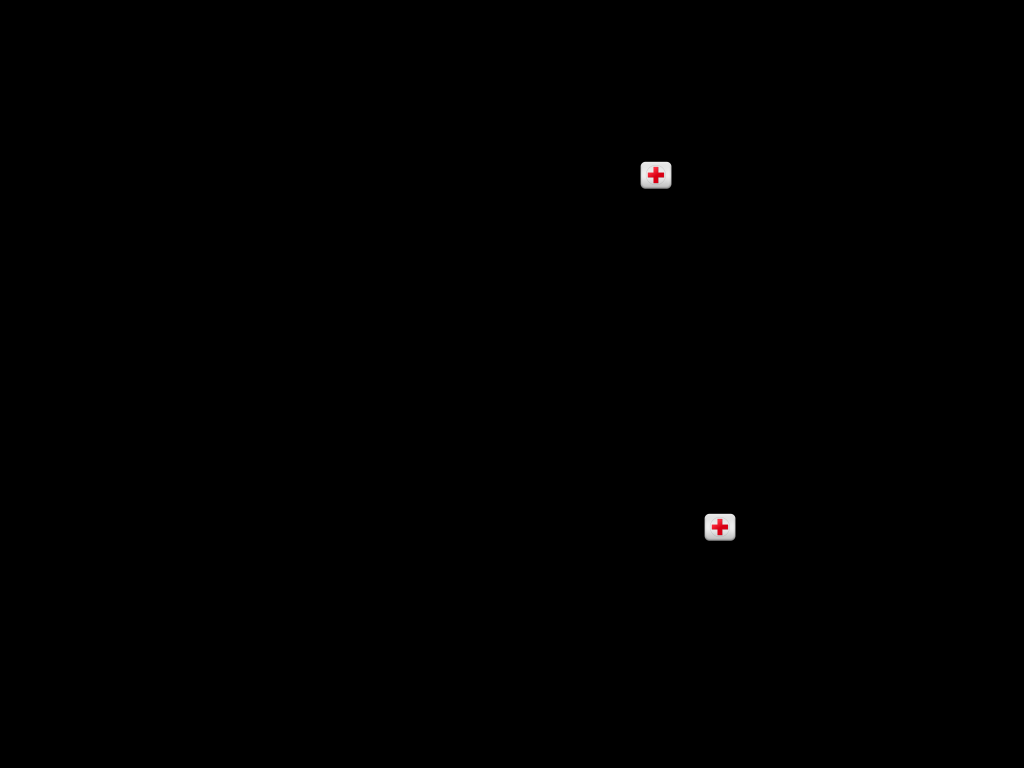

A 2D game scene composited from a Tiled map and its tileset images. What follows is a short description and the map's XML, with every tile layer's data as written:
An orthogonal 32x24 tile map with 32x32 px tiles, 1 tile layer (Layer).

<map version="1.0" orientation="orthogonal" renderorder="right-down" width="32" height="24" tilewidth="32" tileheight="32" nextobjectid="1">
 <tileset firstgid="1" name="Healthpack" tilewidth="32" tileheight="32" tilecount="2" columns="2">
  <image source="../Tilesets/Healthpack.png" width="64" height="32" />
 </tileset>
 <layer name="Layer" width="32" height="24">
  <data encoding="csv">
0,0,0,0,0,0,0,0,0,0,0,0,0,0,0,0,0,0,0,0,0,0,0,0,0,0,0,0,0,0,0,0,
0,0,0,0,0,0,0,0,0,0,0,0,0,0,0,0,0,0,0,0,0,0,0,0,0,0,0,0,0,0,0,0,
0,0,0,0,0,0,0,0,0,0,0,0,0,0,0,0,0,0,0,0,0,0,0,0,0,0,0,0,0,0,0,0,
0,0,0,0,0,0,0,0,0,0,0,0,0,0,0,0,0,0,0,0,0,0,0,0,0,0,0,0,0,0,0,0,
0,0,0,0,0,0,0,0,0,0,0,0,0,0,0,0,0,0,0,0,0,0,0,0,0,0,0,0,0,0,0,0,
0,0,0,0,0,0,0,0,0,0,0,0,0,0,0,0,0,0,0,0,2,0,0,0,0,0,0,0,0,0,0,0,
0,0,0,0,0,0,0,0,0,0,0,0,0,0,0,0,0,0,0,0,0,0,0,0,0,0,0,0,0,0,0,0,
0,0,0,0,0,0,0,0,0,0,0,0,0,0,0,0,0,0,0,0,0,0,0,0,0,0,0,0,0,0,0,0,
0,0,0,0,0,0,0,0,0,0,0,0,0,0,0,0,0,0,0,0,0,0,0,0,0,0,0,0,0,0,0,0,
0,0,0,0,0,0,0,0,0,0,0,0,0,0,0,0,0,0,0,0,0,0,0,0,0,0,0,0,0,0,0,0,
0,0,0,0,0,0,0,0,0,0,0,0,0,0,0,0,0,0,0,0,0,0,0,0,0,0,0,0,0,0,0,0,
0,0,0,0,0,0,0,0,0,0,0,0,0,0,0,0,0,0,0,0,0,0,0,0,0,0,0,0,0,0,0,0,
0,0,0,0,0,0,0,0,0,0,0,0,0,0,0,0,0,0,0,0,0,0,0,0,0,0,0,0,0,0,0,0,
0,0,0,0,0,0,0,0,0,0,0,0,0,0,0,0,0,0,0,0,0,0,0,0,0,0,0,0,0,0,0,0,
0,0,0,0,0,0,0,0,0,0,0,0,0,0,0,0,0,0,0,0,0,0,0,0,0,0,0,0,0,0,0,0,
0,0,0,0,0,0,0,0,0,0,0,0,0,0,0,0,0,0,0,0,0,0,0,0,0,0,0,0,0,0,0,0,
0,0,0,0,0,0,0,0,0,0,0,0,0,0,0,0,0,0,0,0,0,0,2,0,0,0,0,0,0,0,0,0,
0,0,0,0,0,0,0,0,0,0,0,0,0,0,0,0,0,0,0,0,0,0,0,0,0,0,0,0,0,0,0,0,
0,0,0,0,0,0,0,0,0,0,0,0,0,0,0,0,0,0,0,0,0,0,0,0,0,0,0,0,0,0,0,0,
0,0,0,0,0,0,0,0,0,0,0,0,0,0,0,0,0,0,0,0,0,0,0,0,0,0,0,0,0,0,0,0,
0,0,0,0,0,0,0,0,0,0,0,0,0,0,0,0,0,0,0,0,0,0,0,0,0,0,0,0,0,0,0,0,
0,0,0,0,0,0,0,0,0,0,0,0,0,0,0,0,0,0,0,0,0,0,0,0,0,0,0,0,0,0,0,0,
0,0,0,0,0,0,0,0,0,0,0,0,0,0,0,0,0,0,0,0,0,0,0,0,0,0,0,0,0,0,0,0,
0,0,0,0,0,0,0,0,0,0,0,0,0,0,0,0,0,0,0,0,0,0,0,0,0,0,0,0,0,0,0,0
</data>
 </layer>
</map>
